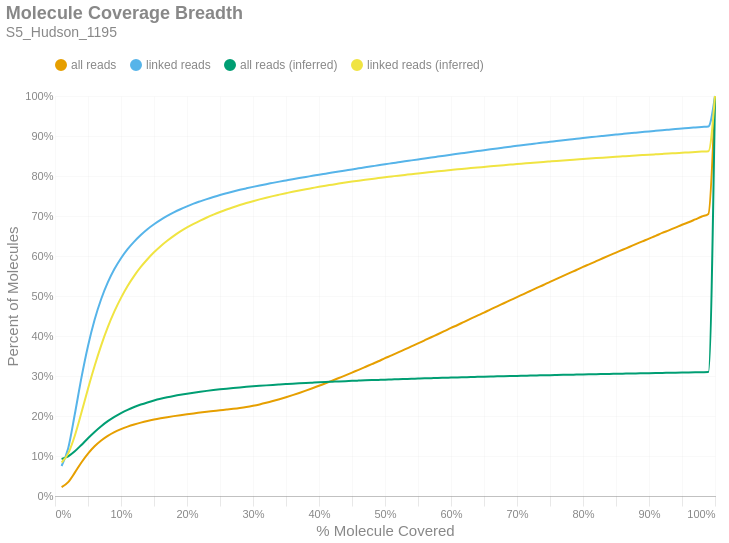

Notebook cell for this chart:
### Markdown cell above
### Molecule Read Coverage
This chart shows molecule coverage breadth as computed by the number of bases aligned to that molecule. In other words, "*how much of each unique long molecule is actually sequenced/aligned?*" Keep in mind there is a distinction between sequences and alignments, since some sequences belonging to a particular molecule may not align well and wouldn't appear in the alignment data. This chart also shows molecule coverage breadth as computed by the *inferred fragment* from which the aligned sequences originate. Unlike read coverage, this calculation takes into account the total insert size, including unsequenced gaps between the forward and reverse reads. Like the previous figures, these are cumulative percents.

### Code cell
if SKIPLR:
    print_html(f"Skipped")
else:
    binned_df = consolidated_hist(valids['coverage_bp'], mask, 0.01, True)
    binned_df_inf = consolidated_hist(valids['coverage_inserts'], mask, 0.01, True)
    binned_df = binned_df.with_columns(pl.lit(binned_df_inf['all reads (cumsum)']).alias('all reads (inferred)'))
    binned_df = binned_df.with_columns(pl.lit(binned_df_inf['linked reads (cumsum)']).alias('linked reads (inferred)'))
    binned_df = binned_df.with_columns(
        (pl.col('bin').cast(pl.Float64) + 0.01).alias('right_edge')
    )

    with SafeRender(binned_df):
        (
            density_plot(binned_df, 'Molecule Coverage Breadth', samplename, 'molcov', ['all reads (inferred)','linked reads (inferred)'])
            .encode(
                #x=alt.X('bin:Q', title="% Molecule Covered").axis(format = '%').scale(padding=0),
                x=alt.X('right_edge:Q', title="% Molecule Covered").axis(format='%').scale(padding=0),
                y=alt.Y('value:Q', title='Percent of Molecules')
                    .axis(format='%')
                    .stack(False)
                    .scale(domainMin=0, padding=0),
                color=alt.Color("key:N").scale(domain = ["all reads", "linked reads", "all reads (inferred)", "linked reads (inferred)"]),
                tooltip = [
                    alt.Tooltip("key:N", title = "Data Type"),
                    alt.Tooltip("range_label:N", title="% Molecule Covered"),
                    alt.Tooltip("value:Q", format = ".2%", title="% Molecules")
                ]
            )
        ).display()

### Figure 1 — Vega-Lite specification as saved in the notebook (floating-point values rounded to 4 significant figures)
{"width": "container", "height": 400, "config": {"title": {"anchor": "start", "dy": -15, "fontSize": 18, "color": "#888888", "subtitleColor": "#888888", "subtitleFontSize": 14}, "arc": {"fill": "#0072B2"}, "axis": {"domainColor": "#888888", "domainWidth": 0.5, "gridWidth": 0.2, "grid": false, "titleFontWeight": 400, "titleFontSize": 15, "labelFontSize": 11, "labelColor": "#888888", "tickColor": "#888888", "tickWidth": 0.2, "titleColor": "#888888"}, "axisBand": {"grid": false}, "axisX": {"grid": true, "tickSize": 10, "domainCap": "round"}, "axisY": {"domain": false, "grid": true, "tickSize": 0, "domainCap": "round"}, "background": "transparent", "header": {"labelFontSize": 15, "labelColor": "#888888", "titleFontSize": 15, "titleFontWeight": 600, "titleColor": "#888888"}, "legend": {"labelFont": "sans-serif", "labelFontSize": 12, "labelColor": "#888888", "symbolSize": 100, "symbolType": "circle", "titleFontSize": 12, "titlePadding": 10, "titleColor": "#888888", "title": null, "orient": "top"}, "range": {"category": ["#E69F00", "#56B4E9", "#009E73", "#F0E442", "#0072B2", "#D55E00", "#CC79A7", "#000000"], "diverging": ["#cfe8f3", "#a2d4ec", "#73bfe2", "#46abdb", "#1696d2", "#12719e"]}, "area": {"fill": "#0072B2", "fillOpacity": 0.7, "line": true, "strokeOpacity": 0.7}, "line": {"color": "#0072B2", "stroke": "#0072B2", "strokeWidth": 2}, "trail": {"color": "#0072B2", "stroke": "#0072B2", "strokeWidth": 0, "size": 1}, "point": {"filled": true, "fillOpacity": 1.0, "size": 95}, "text": {"color": "#888888", "fontSize": 11, "align": "right", "fontWeight": 400, "size": 11}, "bar": {"fill": "#0072B2", "stroke": null}, "view": {"stroke": null, "continuousWidth": 660, "continuousHeight": 400}}, "data": {"name": "data-2ff386612db1a4f72f56e6bd52d27fc2"}, "mark": {"type": "line", "interpolate": "monotone", "point": {"opacity": 0, "size": 275}}, "encoding": {"color": {"field": "key", "scale": {"domain": ["all reads", "linked reads", "all reads (inferred)", "linked reads (inferred)"]}, "type": "nominal"}, "tooltip": [{"field": "key", "title": "Data Type", "type": "nominal"}, {"field": "range_label", "title": "% Molecule Covered", "type": "nominal"}, {"field": "value", "format": ".2%", "title": "% Molecules", "type": "quantitative"}], "x": {"axis": {"format": "%"}, "field": "right_edge", "scale": {"padding": 0}, "title": "% Molecule Covered", "type": "quantitative"}, "y": {"axis": {"format": "%"}, "field": "value", "scale": {"domainMin": 0, "padding": 0}, "stack": false, "title": "Percent of Molecules", "type": "quantitative"}}, "params": [{"name": "param_c36ac31b6afebe62", "select": {"type": "point", "fields": ["key"]}, "bind": "legend"}], "title": {"text": "Molecule Coverage Breadth", "subtitle": "S5_Hudson_1195"}, "transform": [{"fold": ["all reads (cumsum)", "linked reads (cumsum)", "all reads (inferred)", "linked reads (inferred)"]}, {"calculate": "replace(datum.key, ' (cumsum)', '')", "as": "key"}, {"filter": {"param": "param_c36ac31b6afebe62"}}], "usermeta": {"embedOptions": {"downloadFileName": "S5_Hudson_1195.molcov"}}, "$schema": "https://vega.github.io/schema/vega-lite/v6.1.0.json", "datasets": {"data-2ff386612db1a4f72f56e6bd52d27fc2": [{"bin": "0.0", "interval": "0.0-0.01", "all reads": 0.02199, "linked reads": 0.07499, "all reads (cumsum)": 0.02199, "linked reads (cumsum)": 0.07499, "range_label": "0.0-0.01", "all reads (inferred)": 0.09262, "linked reads (inferred)": 0.08384, "right_edge": 0.01}, {"bin": "0.01", "interval": "0.01-0.02", "all reads": 0.0127, "linked reads": 0.04452, "all reads (cumsum)": 0.03469, "linked reads (cumsum)": 0.1195, "range_label": "0.01-0.02", "all reads (inferred)": 0.09925, "linked reads (inferred)": 0.1064, "right_edge": 0.02}, {"bin": "0.02", "interval": "0.02-0.03", "all reads": 0.02371, "linked reads": 0.08477, "all reads (cumsum)": 0.05839, "linked reads (cumsum)": 0.2043, "range_label": "0.02-0.03", "all reads (inferred)": 0.1118, "linked reads (inferred)": 0.1507, "right_edge": 0.03}, {"bin": "0.03", "interval": "0.03-0.04", "all reads": 0.02534, "linked reads": 0.091, "all reads (cumsum)": 0.08374, "linked reads (cumsum)": 0.2953, "range_label": "0.03-0.04", "all reads (inferred)": 0.1277, "linked reads (inferred)": 0.2079, "right_edge": 0.04}, {"bin": "0.04", "interval": "0.04-0.05", "all reads": 0.02219, "linked reads": 0.07971, "all reads (cumsum)": 0.1059, "linked reads (cumsum)": 0.375, "range_label": "0.04-0.05", "all reads (inferred)": 0.1445, "linked reads (inferred)": 0.2683, "right_edge": 0.05}, {"bin": "0.05", "interval": "0.05-0.06", "all reads": 0.01824, "linked reads": 0.06554, "all reads (cumsum)": 0.1242, "linked reads (cumsum)": 0.4405, "range_label": "0.05-0.06", "all reads (inferred)": 0.1602, "linked reads (inferred)": 0.3251, "right_edge": 0.06}, {"bin": "0.06", "interval": "0.06-0.07", "all reads": 0.01448, "linked reads": 0.05206, "all reads (cumsum)": 0.1386, "linked reads (cumsum)": 0.4926, "range_label": "0.06-0.07", "all reads (inferred)": 0.1745, "linked reads (inferred)": 0.3767, "right_edge": 0.07}, {"bin": "0.07", "interval": "0.07-0.08", "all reads": 0.01151, "linked reads": 0.0413, "all reads (cumsum)": 0.1501, "linked reads (cumsum)": 0.5339, "range_label": "0.07-0.08", "all reads (inferred)": 0.187, "linked reads (inferred)": 0.4221, "right_edge": 0.08}, {"bin": "0.08", "interval": "0.08-0.09", "all reads": 0.009326, "linked reads": 0.03341, "all reads (cumsum)": 0.1595, "linked reads (cumsum)": 0.5673, "range_label": "0.08-0.09", "all reads (inferred)": 0.1979, "linked reads (inferred)": 0.4614, "right_edge": 0.09}, {"bin": "0.09", "interval": "0.09-0.1", "all reads": 0.007605, "linked reads": 0.0272, "all reads (cumsum)": 0.1671, "linked reads (cumsum)": 0.5945, "range_label": "0.09-0.1", "all reads (inferred)": 0.2072, "linked reads (inferred)": 0.4953, "right_edge": 0.1}, {"bin": "0.1", "interval": "0.1-0.11", "all reads": 0.006353, "linked reads": 0.02265, "all reads (cumsum)": 0.1734, "linked reads (cumsum)": 0.6171, "range_label": "0.1-0.11", "all reads (inferred)": 0.2154, "linked reads (inferred)": 0.525, "right_edge": 0.11}, {"bin": "0.11", "interval": "0.11-0.12", "all reads": 0.005335, "linked reads": 0.01892, "all reads (cumsum)": 0.1788, "linked reads (cumsum)": 0.6361, "range_label": "0.11-0.12", "all reads (inferred)": 0.2225, "linked reads (inferred)": 0.5505, "right_edge": 0.12}, {"bin": "0.12", "interval": "0.12-0.13", "all reads": 0.004613, "linked reads": 0.01639, "all reads (cumsum)": 0.1834, "linked reads (cumsum)": 0.6524, "range_label": "0.12-0.13", "all reads (inferred)": 0.2286, "linked reads (inferred)": 0.5726, "right_edge": 0.13}, {"bin": "0.13", "interval": "0.13-0.14", "all reads": 0.004086, "linked reads": 0.01445, "all reads (cumsum)": 0.1875, "linked reads (cumsum)": 0.6669, "range_label": "0.13-0.14", "all reads (inferred)": 0.2339, "linked reads (inferred)": 0.5919, "right_edge": 0.14}, {"bin": "0.14", "interval": "0.14-0.15", "all reads": 0.003561, "linked reads": 0.01244, "all reads (cumsum)": 0.191, "linked reads (cumsum)": 0.6793, "range_label": "0.14-0.15", "all reads (inferred)": 0.2387, "linked reads (inferred)": 0.6093, "right_edge": 0.15}, {"bin": "0.15", "interval": "0.15-0.16", "all reads": 0.003145, "linked reads": 0.01093, "all reads (cumsum)": 0.1942, "linked reads (cumsum)": 0.6903, "range_label": "0.15-0.16", "all reads (inferred)": 0.243, "linked reads (inferred)": 0.6245, "right_edge": 0.16}, {"bin": "0.16", "interval": "0.16-0.17", "all reads": 0.002864, "linked reads": 0.009789, "all reads (cumsum)": 0.197, "linked reads (cumsum)": 0.7001, "range_label": "0.16-0.17", "all reads (inferred)": 0.2467, "linked reads (inferred)": 0.6381, "right_edge": 0.17}, {"bin": "0.17", "interval": "0.17-0.18", "all reads": 0.002646, "linked reads": 0.008851, "all reads (cumsum)": 0.1997, "linked reads (cumsum)": 0.7089, "range_label": "0.17-0.18", "all reads (inferred)": 0.2501, "linked reads (inferred)": 0.6503, "right_edge": 0.18}, {"bin": "0.18", "interval": "0.18-0.19", "all reads": 0.002456, "linked reads": 0.007988, "all reads (cumsum)": 0.2021, "linked reads (cumsum)": 0.7169, "range_label": "0.18-0.19", "all reads (inferred)": 0.2532, "linked reads (inferred)": 0.6614, "right_edge": 0.19}, {"bin": "0.19", "interval": "0.19-0.2", "all reads": 0.002258, "linked reads": 0.00722, "all reads (cumsum)": 0.2044, "linked reads (cumsum)": 0.7241, "range_label": "0.19-0.2", "all reads (inferred)": 0.2559, "linked reads (inferred)": 0.6713, "right_edge": 0.2}, {"bin": "0.2", "interval": "0.2-0.21", "all reads": 0.002134, "linked reads": 0.006683, "all reads (cumsum)": 0.2065, "linked reads (cumsum)": 0.7308, "range_label": "0.2-0.21", "all reads (inferred)": 0.2584, "linked reads (inferred)": 0.6802, "right_edge": 0.21}, {"bin": "0.21", "interval": "0.21-0.22", "all reads": 0.001967, "linked reads": 0.005902, "all reads (cumsum)": 0.2085, "linked reads (cumsum)": 0.7367, "range_label": "0.21-0.22", "all reads (inferred)": 0.2607, "linked reads (inferred)": 0.6885, "right_edge": 0.22}, {"bin": "0.22", "interval": "0.22-0.23", "all reads": 0.001961, "linked reads": 0.005586, "all reads (cumsum)": 0.2105, "linked reads (cumsum)": 0.7423, "range_label": "0.22-0.23", "all reads (inferred)": 0.2628, "linked reads (inferred)": 0.6963, "right_edge": 0.23}, {"bin": "0.23", "interval": "0.23-0.24", "all reads": 0.001845, "linked reads": 0.005155, "all reads (cumsum)": 0.2123, "linked reads (cumsum)": 0.7474, "range_label": "0.23-0.24", "all reads (inferred)": 0.2648, "linked reads (inferred)": 0.7034, "right_edge": 0.24}, {"bin": "0.24", "interval": "0.24-0.25", "all reads": 0.001868, "linked reads": 0.004909, "all reads (cumsum)": 0.2142, "linked reads (cumsum)": 0.7523, "range_label": "0.24-0.25", "all reads (inferred)": 0.2666, "linked reads (inferred)": 0.71, "right_edge": 0.25}, {"bin": "0.25", "interval": "0.25-0.26", "all reads": 0.001804, "linked reads": 0.004562, "all reads (cumsum)": 0.216, "linked reads (cumsum)": 0.7569, "range_label": "0.25-0.26", "all reads (inferred)": 0.2684, "linked reads (inferred)": 0.7163, "right_edge": 0.26}, {"bin": "0.26", "interval": "0.26-0.27", "all reads": 0.001897, "linked reads": 0.004398, "all reads (cumsum)": 0.2179, "linked reads (cumsum)": 0.7613, "range_label": "0.26-0.27", "all reads (inferred)": 0.2699, "linked reads (inferred)": 0.722, "right_edge": 0.27}, {"bin": "0.27", "interval": "0.27-0.28", "all reads": 0.002122, "linked reads": 0.004081, "all reads (cumsum)": 0.22, "linked reads (cumsum)": 0.7654, "range_label": "0.27-0.28", "all reads (inferred)": 0.2714, "linked reads (inferred)": 0.7273, "right_edge": 0.28}, {"bin": "0.28", "interval": "0.28-0.29", "all reads": 0.002483, "linked reads": 0.003785, "all reads (cumsum)": 0.2225, "linked reads (cumsum)": 0.7692, "range_label": "0.28-0.29", "all reads (inferred)": 0.2728, "linked reads (inferred)": 0.7324, "right_edge": 0.29}, {"bin": "0.29", "interval": "0.29-0.3", "all reads": 0.003026, "linked reads": 0.003649, "all reads (cumsum)": 0.2255, "linked reads (cumsum)": 0.7728, "range_label": "0.29-0.3", "all reads (inferred)": 0.2741, "linked reads (inferred)": 0.7371, "right_edge": 0.3}, {"bin": "0.3", "interval": "0.3-0.31", "all reads": 0.003489, "linked reads": 0.003463, "all reads (cumsum)": 0.229, "linked reads (cumsum)": 0.7763, "range_label": "0.3-0.31", "all reads (inferred)": 0.2754, "linked reads (inferred)": 0.7415, "right_edge": 0.31}, {"bin": "0.31", "interval": "0.31-0.32", "all reads": 0.003969, "linked reads": 0.00335, "all reads (cumsum)": 0.233, "linked reads (cumsum)": 0.7796, "range_label": "0.31-0.32", "all reads (inferred)": 0.2766, "linked reads (inferred)": 0.7458, "right_edge": 0.32}, {"bin": "0.32", "interval": "0.32-0.33", "all reads": 0.004352, "linked reads": 0.003135, "all reads (cumsum)": 0.2373, "linked reads (cumsum)": 0.7828, "range_label": "0.32-0.33", "all reads (inferred)": 0.2777, "linked reads (inferred)": 0.7497, "right_edge": 0.33}, {"bin": "0.33", "interval": "0.33-0.34", "all reads": 0.004676, "linked reads": 0.003166, "all reads (cumsum)": 0.242, "linked reads (cumsum)": 0.7859, "range_label": "0.33-0.34", "all reads (inferred)": 0.2787, "linked reads (inferred)": 0.7534, "right_edge": 0.34}, {"bin": "0.34", "interval": "0.34-0.35", "all reads": 0.004943, "linked reads": 0.003049, "all reads (cumsum)": 0.2469, "linked reads (cumsum)": 0.789, "range_label": "0.34-0.35", "all reads (inferred)": 0.2797, "linked reads (inferred)": 0.757, "right_edge": 0.35}, {"bin": "0.35", "interval": "0.35-0.36", "all reads": 0.005229, "linked reads": 0.003039, "all reads (cumsum)": 0.2522, "linked reads (cumsum)": 0.792, "range_label": "0.35-0.36", "all reads (inferred)": 0.2807, "linked reads (inferred)": 0.7606, "right_edge": 0.36}, {"bin": "0.36", "interval": "0.36-0.37", "all reads": 0.005471, "linked reads": 0.002769, "all reads (cumsum)": 0.2576, "linked reads (cumsum)": 0.7948, "range_label": "0.36-0.37", "all reads (inferred)": 0.2816, "linked reads (inferred)": 0.7639, "right_edge": 0.37}, {"bin": "0.37", "interval": "0.37-0.38", "all reads": 0.005788, "linked reads": 0.002828, "all reads (cumsum)": 0.2634, "linked reads (cumsum)": 0.7976, "range_label": "0.37-0.38", "all reads (inferred)": 0.2825, "linked reads (inferred)": 0.767, "right_edge": 0.38}, {"bin": "0.38", "interval": "0.38-0.39", "all reads": 0.005968, "linked reads": 0.002756, "all reads (cumsum)": 0.2694, "linked reads (cumsum)": 0.8004, "range_label": "0.38-0.39", "all reads (inferred)": 0.2833, "linked reads (inferred)": 0.77, "right_edge": 0.39}, {"bin": "0.39", "interval": "0.39-0.4", "all reads": 0.006274, "linked reads": 0.002813, "all reads (cumsum)": 0.2757, "linked reads (cumsum)": 0.8032, "range_label": "0.39-0.4", "all reads (inferred)": 0.2842, "linked reads (inferred)": 0.7729, "right_edge": 0.4}, {"bin": "0.4", "interval": "0.4-0.41", "all reads": 0.006158, "linked reads": 0.002691, "all reads (cumsum)": 0.2818, "linked reads (cumsum)": 0.8059, "range_label": "0.4-0.41", "all reads (inferred)": 0.2849, "linked reads (inferred)": 0.7758, "right_edge": 0.41}, {"bin": "0.41", "interval": "0.41-0.42", "all reads": 0.006475, "linked reads": 0.002694, "all reads (cumsum)": 0.2883, "linked reads (cumsum)": 0.8086, "range_label": "0.41-0.42", "all reads (inferred)": 0.2857, "linked reads (inferred)": 0.7784, "right_edge": 0.42}, {"bin": "0.42", "interval": "0.42-0.43", "all reads": 0.006669, "linked reads": 0.002651, "all reads (cumsum)": 0.295, "linked reads (cumsum)": 0.8112, "range_label": "0.42-0.43", "all reads (inferred)": 0.2864, "linked reads (inferred)": 0.7811, "right_edge": 0.43}, {"bin": "0.43", "interval": "0.43-0.44", "all reads": 0.00664, "linked reads": 0.00263, "all reads (cumsum)": 0.3016, "linked reads (cumsum)": 0.8139, "range_label": "0.43-0.44", "all reads (inferred)": 0.2872, "linked reads (inferred)": 0.7836, "right_edge": 0.44}, {"bin": "0.44", "interval": "0.44-0.45", "all reads": 0.00695, "linked reads": 0.002651, "all reads (cumsum)": 0.3086, "linked reads (cumsum)": 0.8165, "range_label": "0.44-0.45", "all reads (inferred)": 0.2878, "linked reads (inferred)": 0.786, "right_edge": 0.45}, {"bin": "0.45", "interval": "0.45-0.46", "all reads": 0.00692, "linked reads": 0.002588, "all reads (cumsum)": 0.3155, "linked reads (cumsum)": 0.8191, "range_label": "0.45-0.46", "all reads (inferred)": 0.2885, "linked reads (inferred)": 0.7883, "right_edge": 0.46}, {"bin": "0.46", "interval": "0.46-0.47", "all reads": 0.007127, "linked reads": 0.002595, "all reads (cumsum)": 0.3226, "linked reads (cumsum)": 0.8217, "range_label": "0.46-0.47", "all reads (inferred)": 0.2891, "linked reads (inferred)": 0.7906, "right_edge": 0.47}, {"bin": "0.47", "interval": "0.47-0.48", "all reads": 0.007205, "linked reads": 0.002555, "all reads (cumsum)": 0.3298, "linked reads (cumsum)": 0.8242, "range_label": "0.47-0.48", "all reads (inferred)": 0.2897, "linked reads (inferred)": 0.7927, "right_edge": 0.48}, {"bin": "0.48", "interval": "0.48-0.49", "all reads": 0.006981, "linked reads": 0.002517, "all reads (cumsum)": 0.3368, "linked reads (cumsum)": 0.8268, "range_label": "0.48-0.49", "all reads (inferred)": 0.2903, "linked reads (inferred)": 0.7948, "right_edge": 0.49}, {"bin": "0.49", "interval": "0.49-0.5", "all reads": 0.007879, "linked reads": 0.002626, "all reads (cumsum)": 0.3447, "linked reads (cumsum)": 0.8294, "range_label": "0.49-0.5", "all reads (inferred)": 0.2909, "linked reads (inferred)": 0.7969, "right_edge": 0.5}, {"bin": "0.5", "interval": "0.5-0.51", "all reads": 0.006803, "linked reads": 0.00242, "all reads (cumsum)": 0.3515, "linked reads (cumsum)": 0.8318, "range_label": "0.5-0.51", "all reads (inferred)": 0.2915, "linked reads (inferred)": 0.7989, "right_edge": 0.51}, {"bin": "0.51", "interval": "0.51-0.52", "all reads": 0.007617, "linked reads": 0.002444, "all reads (cumsum)": 0.3591, "linked reads (cumsum)": 0.8343, "range_label": "0.51-0.52", "all reads (inferred)": 0.292, "linked reads (inferred)": 0.8009, "right_edge": 0.52}, {"bin": "0.52", "interval": "0.52-0.53", "all reads": 0.007382, "linked reads": 0.00244, "all reads (cumsum)": 0.3665, "linked reads (cumsum)": 0.8367, "range_label": "0.52-0.53", "all reads (inferred)": 0.2926, "linked reads (inferred)": 0.8028, "right_edge": 0.53}, {"bin": "0.53", "interval": "0.53-0.54", "all reads": 0.007568, "linked reads": 0.002351, "all reads (cumsum)": 0.374, "linked reads (cumsum)": 0.839, "range_label": "0.53-0.54", "all reads (inferred)": 0.2931, "linked reads (inferred)": 0.8047, "right_edge": 0.54}, {"bin": "0.54", "interval": "0.54-0.55", "all reads": 0.007451, "linked reads": 0.002386, "all reads (cumsum)": 0.3815, "linked reads (cumsum)": 0.8414, "range_label": "0.54-0.55", "all reads (inferred)": 0.2936, "linked reads (inferred)": 0.8065, "right_edge": 0.55}, {"bin": "0.55", "interval": "0.55-0.56", "all reads": 0.007746, "linked reads": 0.002415, "all reads (cumsum)": 0.3892, "linked reads (cumsum)": 0.8438, "range_label": "0.55-0.56", "all reads (inferred)": 0.2942, "linked reads (inferred)": 0.8084, "right_edge": 0.56}, {"bin": "0.56", "interval": "0.56-0.57", "all reads": 0.007678, "linked reads": 0.002355, "all reads (cumsum)": 0.3969, "linked reads (cumsum)": 0.8462, "range_label": "0.56-0.57", "all reads (inferred)": 0.2946, "linked reads (inferred)": 0.8101, "right_edge": 0.57}, {"bin": "0.57", "interval": "0.57-0.58", "all reads": 0.007538, "linked reads": 0.002343, "all reads (cumsum)": 0.4044, "linked reads (cumsum)": 0.8485, "range_label": "0.57-0.58", "all reads (inferred)": 0.2951, "linked reads (inferred)": 0.8118, "right_edge": 0.58}, {"bin": "0.58", "interval": "0.58-0.59", "all reads": 0.007764, "linked reads": 0.002344, "all reads (cumsum)": 0.4122, "linked reads (cumsum)": 0.8509, "range_label": "0.58-0.59", "all reads (inferred)": 0.2956, "linked reads (inferred)": 0.8134, "right_edge": 0.59}, {"bin": "0.59", "interval": "0.59-0.6", "all reads": 0.007872, "linked reads": 0.002299, "all reads (cumsum)": 0.4201, "linked reads (cumsum)": 0.8532, "range_label": "0.59-0.6", "all reads (inferred)": 0.2961, "linked reads (inferred)": 0.8151, "right_edge": 0.6}, {"bin": "0.6", "interval": "0.6-0.61", "all reads": 0.00749, "linked reads": 0.002263, "all reads (cumsum)": 0.4276, "linked reads (cumsum)": 0.8554, "range_label": "0.6-0.61", "all reads (inferred)": 0.2965, "linked reads (inferred)": 0.8167, "right_edge": 0.61}, {"bin": "0.61", "interval": "0.61-0.62", "all reads": 0.007965, "linked reads": 0.002329, "all reads (cumsum)": 0.4355, "linked reads (cumsum)": 0.8578, "range_label": "0.61-0.62", "all reads (inferred)": 0.297, "linked reads (inferred)": 0.8182, "right_edge": 0.62}, {"bin": "0.62", "interval": "0.62-0.63", "all reads": 0.007672, "linked reads": 0.002293, "all reads (cumsum)": 0.4432, "linked reads (cumsum)": 0.8601, "range_label": "0.62-0.63", "all reads (inferred)": 0.2974, "linked reads (inferred)": 0.8198, "right_edge": 0.63}, {"bin": "0.63", "interval": "0.63-0.64", "all reads": 0.007643, "linked reads": 0.002246, "all reads (cumsum)": 0.4509, "linked reads (cumsum)": 0.8623, "range_label": "0.63-0.64", "all reads (inferred)": 0.2978, "linked reads (inferred)": 0.8212, "right_edge": 0.64}, {"bin": "0.64", "interval": "0.64-0.65", "all reads": 0.007619, "linked reads": 0.002223, "all reads (cumsum)": 0.4585, "linked reads (cumsum)": 0.8645, "range_label": "0.64-0.65", "all reads (inferred)": 0.2983, "linked reads (inferred)": 0.8228, "right_edge": 0.65}, {"bin": "0.65", "interval": "0.65-0.66", "all reads": 0.008032, "linked reads": 0.002264, "all reads (cumsum)": 0.4665, "linked reads (cumsum)": 0.8668, "range_label": "0.65-0.66", "all reads (inferred)": 0.2987, "linked reads (inferred)": 0.8243, "right_edge": 0.66}, {"bin": "0.66", "interval": "0.66-0.67", "all reads": 0.007591, "linked reads": 0.002212, "all reads (cumsum)": 0.4741, "linked reads (cumsum)": 0.869, "range_label": "0.66-0.67", "all reads (inferred)": 0.2991, "linked reads (inferred)": 0.8256, "right_edge": 0.67}, {"bin": "0.67", "interval": "0.67-0.68", "all reads": 0.007781, "linked reads": 0.002134, "all reads (cumsum)": 0.4819, "linked reads (cumsum)": 0.8712, "range_label": "0.67-0.68", "all reads (inferred)": 0.2995, "linked reads (inferred)": 0.8271, "right_edge": 0.68}, {"bin": "0.68", "interval": "0.68-0.69", "all reads": 0.007659, "linked reads": 0.002115, "all reads (cumsum)": 0.4895, "linked reads (cumsum)": 0.8733, "range_label": "0.68-0.69", "all reads (inferred)": 0.2999, "linked reads (inferred)": 0.8285, "right_edge": 0.69}, {"bin": "0.69", "interval": "0.69-0.7", "all reads": 0.007756, "linked reads": 0.002109, "all reads (cumsum)": 0.4973, "linked reads (cumsum)": 0.8754, "range_label": "0.69-0.7", "all reads (inferred)": 0.3003, "linked reads (inferred)": 0.8299, "right_edge": 0.7}, {"bin": "0.7", "interval": "0.7-0.71", "all reads": 0.007569, "linked reads": 0.002132, "all reads (cumsum)": 0.5049, "linked reads (cumsum)": 0.8775, "range_label": "0.7-0.71", "all reads (inferred)": 0.3007, "linked reads (inferred)": 0.8312, "right_edge": 0.71}, {"bin": "0.71", "interval": "0.71-0.72", "all reads": 0.007685, "linked reads": 0.002041, "all reads (cumsum)": 0.5125, "linked reads (cumsum)": 0.8795, "range_label": "0.71-0.72", "all reads (inferred)": 0.301, "linked reads (inferred)": 0.8325, "right_edge": 0.72}, {"bin": "0.72", "interval": "0.72-0.73", "all reads": 0.007612, "linked reads": 0.002004, "all reads (cumsum)": 0.5202, "linked reads (cumsum)": 0.8816, "range_label": "0.72-0.73", "all reads (inferred)": 0.3014, "linked reads (inferred)": 0.8338, "right_edge": 0.73}, {"bin": "0.73", "interval": "0.73-0.74", "all reads": 0.007423, "linked reads": 0.002025, "all reads (cumsum)": 0.5276, "linked reads (cumsum)": 0.8836, "range_label": "0.73-0.74", "all reads (inferred)": 0.3018, "linked reads (inferred)": 0.8351, "right_edge": 0.74}, {"bin": "0.74", "interval": "0.74-0.75", "all reads": 0.007896, "linked reads": 0.001911, "all reads (cumsum)": 0.5355, "linked reads (cumsum)": 0.8855, "range_label": "0.74-0.75", "all reads (inferred)": 0.3022, "linked reads (inferred)": 0.8364, "right_edge": 0.75}, {"bin": "0.75", "interval": "0.75-0.76", "all reads": 0.007306, "linked reads": 0.001966, "all reads (cumsum)": 0.5428, "linked reads (cumsum)": 0.8875, "range_label": "0.75-0.76", "all reads (inferred)": 0.3025, "linked reads (inferred)": 0.8376, "right_edge": 0.76}, {"bin": "0.76", "interval": "0.76-0.77", "all reads": 0.00748, "linked reads": 0.00187, "all reads (cumsum)": 0.5503, "linked reads (cumsum)": 0.8893, "range_label": "0.76-0.77", "all reads (inferred)": 0.3029, "linked reads (inferred)": 0.8389, "right_edge": 0.77}, {"bin": "0.77", "interval": "0.77-0.78", "all reads": 0.007482, "linked reads": 0.00186, "all reads (cumsum)": 0.5577, "linked reads (cumsum)": 0.8912, "range_label": "0.77-0.78", "all reads (inferred)": 0.3032, "linked reads (inferred)": 0.8401, "right_edge": 0.78}, {"bin": "0.78", "interval": "0.78-0.79", "all reads": 0.007314, "linked reads": 0.001841, "all reads (cumsum)": 0.5651, "linked reads (cumsum)": 0.893, "range_label": "0.78-0.79", "all reads (inferred)": 0.3036, "linked reads (inferred)": 0.8412, "right_edge": 0.79}, {"bin": "0.79", "interval": "0.79-0.8", "all reads": 0.007722, "linked reads": 0.001906, "all reads (cumsum)": 0.5728, "linked reads (cumsum)": 0.8949, "range_label": "0.79-0.8", "all reads (inferred)": 0.3039, "linked reads (inferred)": 0.8424, "right_edge": 0.8}, {"bin": "0.8", "interval": "0.8-0.81", "all reads": 0.006977, "linked reads": 0.001754, "all reads (cumsum)": 0.5798, "linked reads (cumsum)": 0.8967, "range_label": "0.8-0.81", "all reads (inferred)": 0.3042, "linked reads (inferred)": 0.8436, "right_edge": 0.81}, {"bin": "0.81", "interval": "0.81-0.82", "all reads": 0.007242, "linked reads": 0.001756, "all reads (cumsum)": 0.587, "linked reads (cumsum)": 0.8984, "range_label": "0.81-0.82", "all reads (inferred)": 0.3046, "linked reads (inferred)": 0.8448, "right_edge": 0.82}, {"bin": "0.82", "interval": "0.82-0.83", "all reads": 0.007343, "linked reads": 0.001708, "all reads (cumsum)": 0.5943, "linked reads (cumsum)": 0.9001, "range_label": "0.82-0.83", "all reads (inferred)": 0.3049, "linked reads (inferred)": 0.8459, "right_edge": 0.83}, {"bin": "0.83", "interval": "0.83-0.84", "all reads": 0.007178, "linked reads": 0.001688, "all reads (cumsum)": 0.6015, "linked reads (cumsum)": 0.9018, "range_label": "0.83-0.84", "all reads (inferred)": 0.3052, "linked reads (inferred)": 0.847, "right_edge": 0.84}, {"bin": "0.84", "interval": "0.84-0.85", "all reads": 0.006967, "linked reads": 0.001654, "all reads (cumsum)": 0.6085, "linked reads (cumsum)": 0.9035, "range_label": "0.84-0.85", "all reads (inferred)": 0.3056, "linked reads (inferred)": 0.8481, "right_edge": 0.85}, {"bin": "0.85", "interval": "0.85-0.86", "all reads": 0.00712, "linked reads": 0.001652, "all reads (cumsum)": 0.6156, "linked reads (cumsum)": 0.9051, "range_label": "0.85-0.86", "all reads (inferred)": 0.3059, "linked reads (inferred)": 0.8491, "right_edge": 0.86}, {"bin": "0.86", "interval": "0.86-0.87", "all reads": 0.006973, "linked reads": 0.001637, "all reads (cumsum)": 0.6226, "linked reads (cumsum)": 0.9068, "range_label": "0.86-0.87", "all reads (inferred)": 0.3062, "linked reads (inferred)": 0.8502, "right_edge": 0.87}, {"bin": "0.87", "interval": "0.87-0.88", "all reads": 0.007089, "linked reads": 0.001597, "all reads (cumsum)": 0.6297, "linked reads (cumsum)": 0.9084, "range_label": "0.87-0.88", "all reads (inferred)": 0.3065, "linked reads (inferred)": 0.8512, "right_edge": 0.88}, {"bin": "0.88", "interval": "0.88-0.89", "all reads": 0.006907, "linked reads": 0.001581, "all reads (cumsum)": 0.6366, "linked reads (cumsum)": 0.91, "range_label": "0.88-0.89", "all reads (inferred)": 0.3068, "linked reads (inferred)": 0.8523, "right_edge": 0.89}, {"bin": "0.89", "interval": "0.89-0.9", "all reads": 0.007042, "linked reads": 0.001572, "all reads (cumsum)": 0.6436, "linked reads (cumsum)": 0.9115, "range_label": "0.89-0.9", "all reads (inferred)": 0.3071, "linked reads (inferred)": 0.8533, "right_edge": 0.9}, {"bin": "0.9", "interval": "0.9-0.91", "all reads": 0.006582, "linked reads": 0.001456, "all reads (cumsum)": 0.6502, "linked reads (cumsum)": 0.913, "range_label": "0.9-0.91", "all reads (inferred)": 0.3074, "linked reads (inferred)": 0.8543, "right_edge": 0.91}, {"bin": "0.91", "interval": "0.91-0.92", "all reads": 0.007465, "linked reads": 0.001435, "all reads (cumsum)": 0.6577, "linked reads (cumsum)": 0.9144, "range_label": "0.91-0.92", "all reads (inferred)": 0.3077, "linked reads (inferred)": 0.8552, "right_edge": 0.92}, {"bin": "0.92", "interval": "0.92-0.93", "all reads": 0.006292, "linked reads": 0.001414, "all reads (cumsum)": 0.664, "linked reads (cumsum)": 0.9158, "range_label": "0.92-0.93", "all reads (inferred)": 0.308, "linked reads (inferred)": 0.8562, "right_edge": 0.93}, {"bin": "0.93", "interval": "0.93-0.94", "all reads": 0.006807, "linked reads": 0.001408, "all reads (cumsum)": 0.6708, "linked reads (cumsum)": 0.9172, "range_label": "0.93-0.94", "all reads (inferred)": 0.3083, "linked reads (inferred)": 0.8571, "right_edge": 0.94}, {"bin": "0.94", "interval": "0.94-0.95", "all reads": 0.007366, "linked reads": 0.00135, "all reads (cumsum)": 0.6781, "linked reads (cumsum)": 0.9186, "range_label": "0.94-0.95", "all reads (inferred)": 0.3085, "linked reads (inferred)": 0.8581, "right_edge": 0.95}, {"bin": "0.95", "interval": "0.95-0.96", "all reads": 0.006157, "linked reads": 0.001371, "all reads (cumsum)": 0.6843, "linked reads (cumsum)": 0.92, "range_label": "0.95-0.96", "all reads (inferred)": 0.3089, "linked reads (inferred)": 0.859, "right_edge": 0.96}, {"bin": "0.96", "interval": "0.96-0.97", "all reads": 0.007126, "linked reads": 0.001319, "all reads (cumsum)": 0.6914, "linked reads (cumsum)": 0.9213, "range_label": "0.96-0.97", "all reads (inferred)": 0.3092, "linked reads (inferred)": 0.86, "right_edge": 0.97}, {"bin": "0.97", "interval": "0.97-0.98", "all reads": 0.007251, "linked reads": 0.001311, "all reads (cumsum)": 0.6987, "linked reads (cumsum)": 0.9226, "range_label": "0.97-0.98", "all reads (inferred)": 0.3095, "linked reads (inferred)": 0.861, "right_edge": 0.98}, {"bin": "0.98", "interval": "0.98-0.99", "all reads": 0.006521, "linked reads": 0.001294, "all reads (cumsum)": 0.7052, "linked reads (cumsum)": 0.9239, "range_label": "0.98-0.99", "all reads (inferred)": 0.3098, "linked reads (inferred)": 0.8618, "right_edge": 0.99}, {"bin": "0.99", "interval": "0.99-1.0", "all reads": 0.2948, "linked reads": 0.07611, "all reads (cumsum)": 1.0, "linked reads (cumsum)": 1.0, "range_label": "0.99-1.0", "all reads (inferred)": 1.0, "linked reads (inferred)": 1.0, "right_edge": 1.0}]}}
